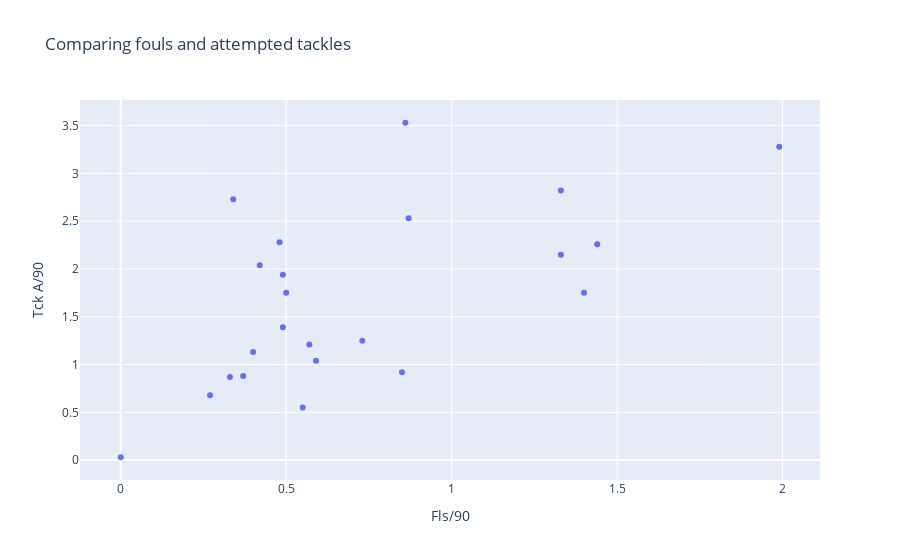

Here is the notebook cell this chart was saved with:
### Markdown cell above
## 1v1 defending

### Code cell
scatter_intplot(def_1v1,'Fls/90','Tck A/90','Comparing fouls and attempted tackles')

### Figure 1 — Plotly figure (JSON) as saved in the notebook; plotly's stock layout.template omitted (floating-point values rounded to 4 significant figures)
{"data": [{"mode": "markers", "text": ["Name: Stefano Minelli<br>Age: 26<br>Position: GK<br>Apps: 32(0)<br>Club: Padova<br>Division: Italian Serie C/B<br>", "Name: Daniele Capelli<br>Age: 33<br>Position: D (RC)<br>Apps: 22(2)<br>Club: Padova<br>Division: Italian Serie C/B<br>", "Name: Carlo Pelagatti<br>Age: 31<br>Position: D (RC)<br>Apps: 25(0)<br>Club: Padova<br>Division: Italian Serie C/B<br>", "Name: Matteo Lovato<br>Age: 20<br>Position: D (C)<br>Apps: 7(2)<br>Club: Padova<br>Division: Italian Serie C/B<br>", "Name: NicolÃ² Cherubin<br>Age: 33<br>Position: D (LC)<br>Apps: 16(2)<br>Club: Padova<br>Division: Italian Serie C/B<br>", "Name: Ivan Rondanini<br>Age: 24<br>Position: D/WB/M (R)<br>Apps: 17(2)<br>Club: Padova<br>Division: Italian Serie C/B<br>", "Name: Manuel Daffara<br>Age: 30<br>Position: D/WB (RL)<br>Apps: 22(0)<br>Club: Padova<br>Division: Italian Serie C/B<br>", "Name: NicolÃ² Fazzi<br>Age: 25<br>Position: D/WB (RL), M (RC), AM (R)<br>Apps: 20(9)<br>Club: Padova<br>Division: Italian Serie C/B<br>", "Name: JoÃ«l Baraye<br>Age: 23<br>Position: D/WB/M (L)<br>Apps: 14(4)<br>Club: Padova<br>Division: Italian Serie C/B<br>", "Name: Manuel Nicoletti<br>Age: 21<br>Position: D (LC), WB (L)<br>Apps: 24(2)<br>Club: Padova<br>Division: Italian Serie C/B<br>", "Name: Ronaldo<br>Age: 29<br>Position: DM, M (C)<br>Apps: 10(14)<br>Club: Padova<br>Division: Italian Serie C/B<br>", "Name: Davide Buglio<br>Age: 22<br>Position: DM, M (C)<br>Apps: 13(8)<br>Club: Padova<br>Division: Italian Serie C/B<br>", "Name: Christian Oliva<br>Age: 23<br>Position: DM, M (C)<br>Apps: 6(2)<br>Club: Padova<br>Division: Italian Serie C/B<br>", "Name: Umberto Germano<br>Age: 27<br>Position: M (RC)<br>Apps: 26(3)<br>Club: Padova<br>Division: Italian Serie C/B<br>", "Name: Riccardo Serena<br>Age: 23<br>Position: M (RLC)<br>Apps: 23(4)<br>Club: Padova<br>Division: Italian Serie C/B<br>", "Name: Davide Marcandella<br>Age: 22<br>Position: M (R), AM (RC), ST (C)<br>Apps: 24(2)<br>Club: Virtus Verona<br>Division: Italian Serie C/B<br>", "Name: DenÃlson<br>Age: 34<br>Position: M (L), AM (RLC)<br>Apps: 12(11)<br>Club: Padova<br>Division: Italian Serie C/B<br>", "Name: TÃ²fol Montiel<br>Age: 19<br>Position: M (L), AM (RLC)<br>Apps: 25(1)<br>Club: Padova<br>Division: Italian Serie C/B<br>", "Name: Claudio Santini<br>Age: 28<br>Position: AM (RL), ST (C)<br>Apps: 10(12)<br>Club: Padova<br>Division: Italian Serie C/B<br>", "Name: Massimiliano Pesenti<br>Age: 32<br>Position: ST (C)<br>Apps: 30(0)<br>Club: Padova<br>Division: Italian Serie C/B<br>", "Name: Benjamin Mokulu<br>Age: 30<br>Position: ST (C)<br>Apps: 30(0)<br>Club: Padova<br>Division: Italian Serie C/B<br>", "Name: Cristian Bunino<br>Age: 23<br>Position: ST (C)<br>Apps: 8(5)<br>Club: Padova<br>Division: Italian Serie C/B<br>", "Name: Edoardo Soleri<br>Age: 22<br>Position: ST (C)<br>Apps: 7(4)<br>Club: Padova<br>Division: Italian Serie C/B<br>"], "type": "scatter", "x": [0, 0.59, 0.4, 0.55, 0.57, 1.4, 0.87, 0.86, 0.48, 0.42, 0.5, 0.85, 0.49, 0.49, 1.44, 1.99, 1.33, 0.34, 1.33, 0.73, 0.37, 0.33, 0.27], "y": [0.03, 1.04, 1.13, 0.55, 1.21, 1.75, 2.53, 3.53, 2.28, 2.04, 1.75, 0.92, 1.94, 1.39, 2.26, 3.28, 2.82, 2.73, 2.15, 1.25, 0.88, 0.87, 0.68]}], "layout": {"title": {"text": "Comparing fouls and attempted tackles"}, "xaxis": {"title": {"text": "Fls/90"}}, "yaxis": {"title": {"text": "Tck A/90"}}}}
